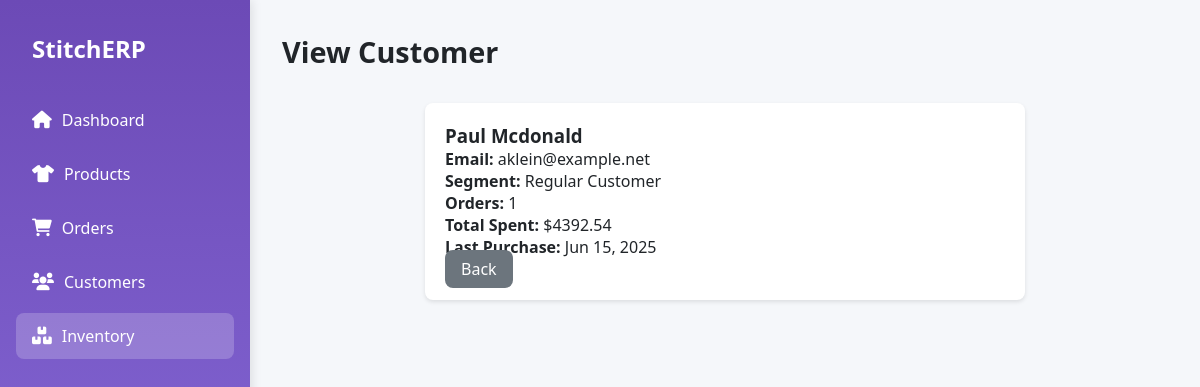
Screenshot of /customer/customers/1/ with the database file from the repository.
### customer/models.py (models this page shows, shortened)
class Customer(models.Model):
    SEGMENT = [
        (1, 'New Customer'),
        (2, 'Regular Customer'),
        (3, 'VIP Customer'),
        (4, 'Inactive Customer'),
    ]
    first_name = models.CharField(max_length=30)
    last_name = models.CharField(max_length=30)
    email = models.EmailField()
    segment = models.SmallIntegerField(choices=SEGMENT, max_length=1, default=1)
    orders = models.IntegerField(default=0)
    total_spent = models.DecimalField(max_digits=10, decimal_places=2, default=0)
    last_update = models.DateTimeField(auto_now=True)
    join_date = models.DateTimeField(auto_now_add=True)

### customer/views.py (the view)
# urls.py: path('customers/<int:id>/', views.view_customer, name='view_customer'),
def view_customer(request, id):
    customer = Customer.objects.get(id=id)
    context = {'customer': customer}
    return render(request, 'view_customer.html', context)

### templates/view_customer.html (shortened to what this page needs)
{% load static %}
<!DOCTYPE html>
<html lang="en">
<head>
    <link rel="stylesheet" href="https://cdnjs.cloudflare.com/ajax/libs/font-awesome/6.0.0-beta3/css/all.min.css">
</head>
<body>
    <div class="dashboard">
        <div class="sidebar">
            <div class="logo">
                <h1>StitchERP</h1>
            </div>
            <ul class="nav-menu">
                <li class="nav-item">
                    <a href="{% url 'dashboard' %}" class="nav-link">
                        <i class="fas fa-home"></i> Dashboard
                    </a>
                </li>
                <li class="nav-item">
                    <a href="{% url 'product' %}" class="nav-link">
                        <i class="fas fa-tshirt"></i> Products
                    </a>
                </li>
                <li class="nav-item">
                    <a href="{% url 'order_list' %}" class="nav-link">
                        <i class="fas fa-shopping-cart"></i> Orders
                    </a>
                </li>
                <li class="nav-item">
                    <a href="{% url 'customer' %}" class="nav-link">
                        <i class="fas fa-users"></i> Customers
                    </a>
                </li>
                <li class="nav-item active">
                    <a href="{% url 'inventory' %}" class="nav-link">
                        <i class="fas fa-boxes"></i> Inventory
                    </a>
                </li>
            </ul>
        </div>
        <div class="main-content">
            <div class="header">
                <div class="page-title">
                    <h2>View Customer</h2>
                </div>
            </div>
            <div class="inventory-details">
                <h3>{{ customer.first_name }} {{ customer.last_name }}</h3>
                <p><strong>Email:</strong> {{ customer.email }}</p>
                <p><strong>Segment:</strong> {{ customer.get_segment_display }}</p>
                <p><strong>Orders:</strong> {{ customer.orders }}</p>
                <p><strong>Total Spent:</strong> ${{ customer.total_spent }}</p>
                <p><strong>Last Purchase:</strong> {{ customer.last_update|date:"M d, Y" }}</p>
                <a href="{% url 'customer' %}" class="btn btn-secondary">Back</a>
            </div>
        </div>
    </div>
</body>
</html>

### templates/view_customer.html (style rules this page uses)
:root { --primary: #6C4AB6; --secondary: #8D72E1; --accent: #B9E0FF; --light: #F8F9FA; --dark: #212529; --success: #4BB543; --warning: #FFC107; --danger: #DC3545; }
.inventory-details { max-width: 600px; margin: 20px auto; padding: 20px; background: #fff; border-radius: 8px; box-shadow: 0 2px 4px rgba(0,0,0,0.1); }
.btn { padding: 10px 20px; border: none; border-radius: 4px; cursor: pointer; text-decoration: none; color: #fff; }
.btn-secondary { background: #6c757d; }
* { margin: 0; padding: 0; box-sizing: border-box; font-family: 'Segoe UI', Tahoma, Geneva, Verdana, sans-serif; }
body { background-color: #f5f7fa; color: var(--dark); }
.dashboard { display: grid; grid-template-columns: 250px 1fr; min-height: 100vh; }
.sidebar { background: linear-gradient(180deg, var(--primary), var(--secondary)); color: white; padding: 2rem 1rem; box-shadow: 2px 0 10px rgba(0, 0, 0, 0.1); }
.logo { display: flex; align-items: center; margin-bottom: 2rem; padding-left: 1rem; }
.logo h1 { font-size: 1.5rem; font-weight: 700; }
.nav-menu { list-style: none; }
.nav-item { margin-bottom: 0.5rem; border-radius: 8px; transition: all 0.3s ease; }
.nav-item.active { background-color: rgba(255, 255, 255, 0.2); }
.nav-link { display: flex; align-items: center; padding: 0.75rem 1rem; color: white; text-decoration: none; font-weight: 500; }
.nav-link i { margin-right: 10px; font-size: 1.1rem; }
.main-content { padding: 2rem; }
.header { display: flex; justify-content: space-between; align-items: center; margin-bottom: 2rem; }
.page-title h2 { font-size: 1.8rem; color: var(--dark); }
.btn { padding: 0.5rem 1rem; border-radius: 8px; border: none; cursor: pointer; font-weight: 500; transition: all 0.3s ease; }

### rows the page displays
Customer: first_name "Paul", last_name "Mcdonald", email "aklein@example.net", segment "Regular Customer", orders "1", total_spent "4392.54", last_update "Jun 15, 2025"
